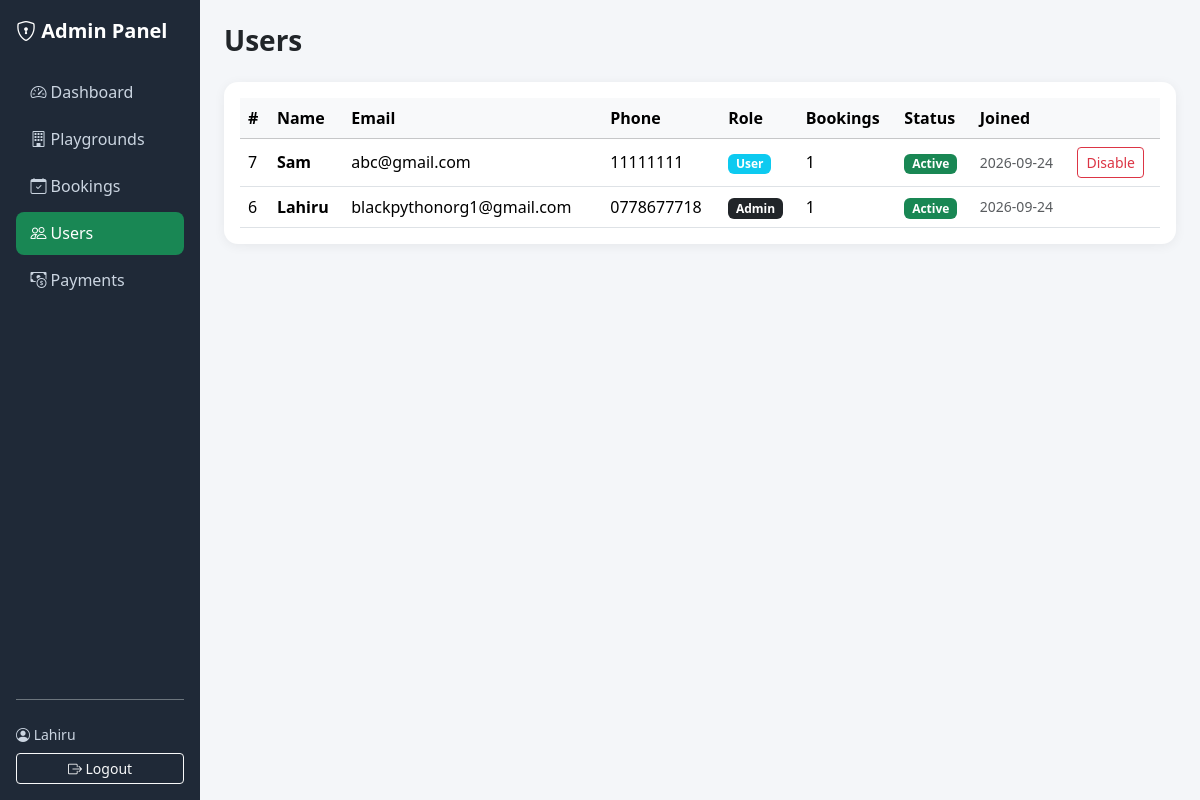
Screenshot of /admin/users.php (signed in) with the database file from the repository.
### tables this page shows
CREATE TABLE `users` (
  `id` int(11) NOT NULL,
  `name` varchar(100) NOT NULL,
  `email` varchar(150) NOT NULL,
  `phone` varchar(20) DEFAULT NULL,
  `password_hash` varchar(255) NOT NULL,
  `role` enum('user','admin') DEFAULT 'user',
  `status` tinyint(1) DEFAULT 1,
  `created_at` timestamp NOT NULL DEFAULT current_timestamp()
);

### includes/functions.php (called while the page is built, shortened)
<?php
function e($v) {
    return htmlspecialchars($v ?? '', ENT_QUOTES, 'UTF-8');
}

### admin/users.php (the view, shortened to what this page needs)
<?php
require_once __DIR__ . '/../config/database.php';
require_once __DIR__ . '/../includes/functions.php';
$rows = $pdo->query(
   "SELECT u.*,
           (SELECT COUNT(*) FROM bookings WHERE user_id=u.id) AS bookings_count
    FROM users u ORDER BY u.id DESC")->fetchAll();
require 'includes/admin_header.php';
?>
<h3 class="fw-bold mb-4">Users</h3>
<div class="card stat-card">
  <div class="card-body">
    <div class="table-responsive">
      <table class="table align-middle mb-0">
        <thead class="table-light">
          <tr>
            <th>#</th><th>Name</th><th>Email</th><th>Phone</th>
            <th>Role</th><th>Bookings</th><th>Status</th><th>Joined</th><th></th>
          </tr>
        </thead>
        <tbody>
        <?php foreach ($rows as $u): ?>
          <tr>
            <td><?= $u['id'] ?></td>
            <td class="fw-semibold"><?= e($u['name']) ?></td>
            <td><?= e($u['email']) ?></td>
            <td><?= e($u['phone']) ?></td>
            <td>
              <span class="badge bg-<?= $u['role']==='admin'?'dark':'info' ?>">
                <?= ucfirst($u['role']) ?>
              </span>
            </td>
            <td><?= (int)$u['bookings_count'] ?></td>
            <td>
              <span class="badge bg-<?= $u['status']?'success':'secondary' ?>">
                <?= $u['status']?'Active':'Disabled' ?>
              </span>
            </td>
            <td class="text-muted small"><?= date('Y-m-d', strtotime($u['created_at'])) ?></td>
            <td>
              <?php if ($u['role'] !== 'admin'): ?>
                <a href="?action=toggle&id=<?= $u['id'] ?>"
                   class="btn btn-sm btn-outline-<?= $u['status']?'danger':'success' ?>">
                  <?= $u['status'] ? 'Disable' : 'Enable' ?>
                </a>
              <?php endif; ?>
            </td>
          </tr>
        <?php endforeach; ?>
        </tbody>
      </table>
    </div>
  </div>
</div>
<?php require 'includes/admin_footer.php'; ?>

### admin/includes/admin_header.php (style rules this page uses)
body { background:#f4f6f9; }
.stat-card { border:none; border-radius:14px; box-shadow:0 2px 12px rgba(0,0,0,.06); }

### rows the page displays
users: id "7", name "Sam", email "abc@gmail.com", phone "11111111", role "User", bookings_count "1", status "Active", created_at "2026-09-24"
users: id "6", name "Lahiru", email "blackpythonorg1@gmail.com", phone "0778677718", role "Admin", bookings_count "1", status "Active", created_at "2026-09-24"

### other values shown
$_SESSION['name'] "Lahiru"
